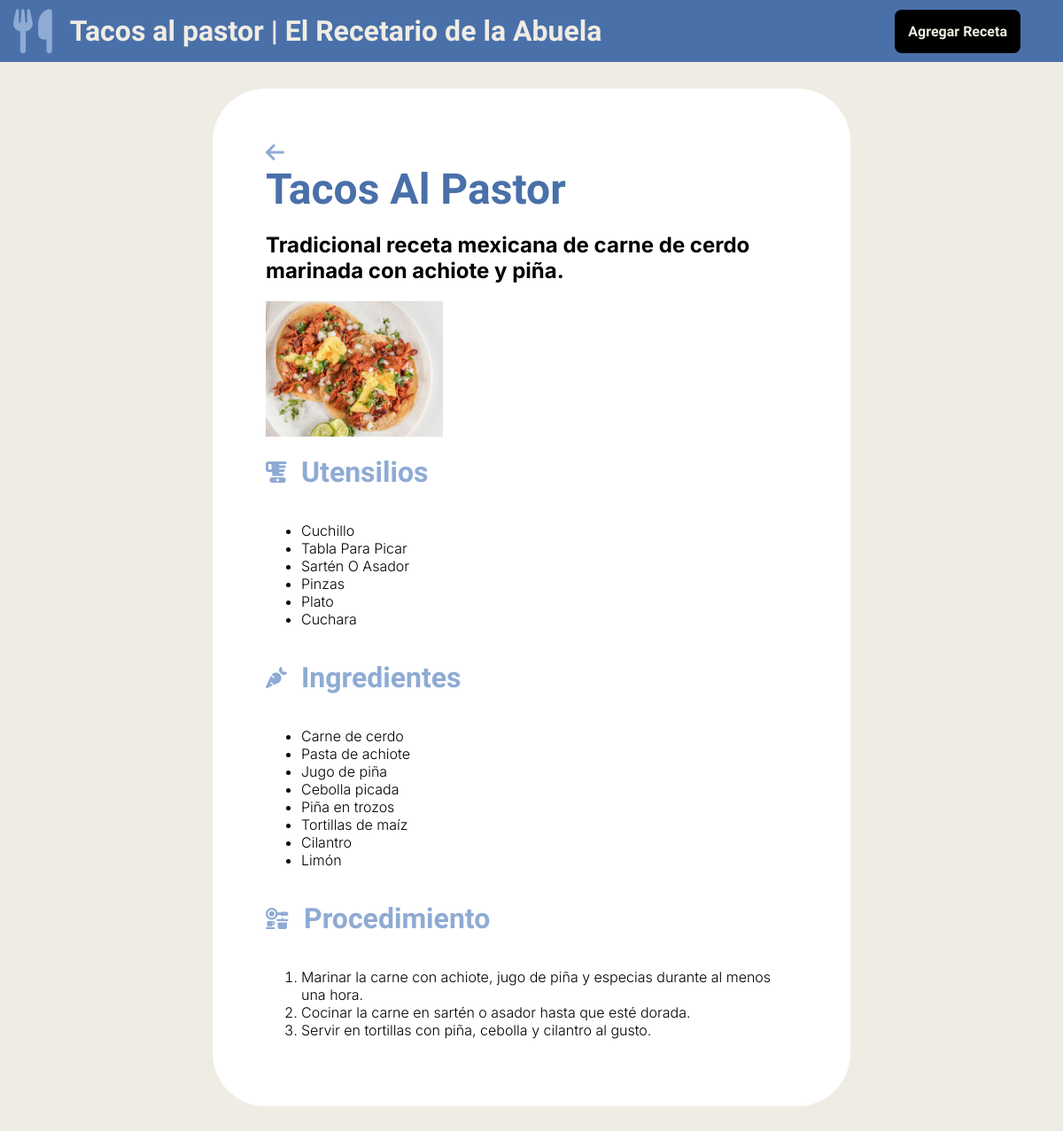
Screenshot of /recetario/recetas/6 with the database file from the repository.
### recetario/models.py (models this page shows, shortened)
class Receta(models.Model):
    nombre_receta = models.CharField(max_length=30)
    descripcion = models.CharField(max_length=150)
    utensilios = models.TextField(max_length=2000)
    ingredientes = models.TextField(max_length=8000)
    procedimiento = models.TextField(max_length=8000)
    image = models.ImageField(upload_to='recetas', null=True)

### recetario/views.py (the view)
# urls.py: path('recetas/<int:pk>', views.SingleRecetaView.as_view(), name="single-receta"),
class SingleRecetaView(DetailView):
    template_name = "recetario/receta.html"
    model = Receta
    def get_context_data(self, **kwargs):
        context = super().get_context_data(**kwargs)
        receta_actual = self.object
        utensilios_input = receta_actual.utensilios
        ingredientes_input = receta_actual.ingredientes
        procedimiento_input = receta_actual.procedimiento
        context["utensilios"] = [item.strip() for item in utensilios_input.split(',') if item.strip()]
        context["ingredientes"] = [item.strip() for item in ingredientes_input.split(',') if item.strip()]
        context["procedimiento"] = [item.strip() for item in procedimiento_input.split('/') if item.strip()]
        return context

### recetario/templates/recetario/receta.html (shortened to what this page needs)
{% extends 'recetario/base.html' %}
{% load static %}
{% block content %}
<div class="recetas_container">
    <a href="{% url 'recetas-list' %}"><i class="fa-solid fa-arrow-left arrow-link"></i></a>
    <h1>{{receta.nombre_receta|title}}</h1>
    <h2>{{receta.descripcion}}</h2>
    {% if receta.image %}
        <img src="{{ receta.image.url }}" width="200" >
    {%else%}
        <img src="{% static 'recetario/placeholder.png' %}" width="200" >
    {%endif%}
    <div class="receta_title">
    <i class="fa-solid fa-blender"></i><h3>Utensilios</h3>
    </div>
        <ul>
        {% for utensilio in utensilios %}
         <li>{{utensilio|title}}</li>
        {% endfor %}
        </ul>
    <div class="receta_title">
    <i class="fa-solid fa-carrot"></i><h3>Ingredientes</h3>
    </div>
    <ul>
    {% for ingrediente in ingredientes %}
            <li>{{ingrediente|capfirst}}</li>
    {% endfor %}
    </ul>
    <div class="receta_title">
    <i class="fa-solid fa-kitchen-set"></i><h3>Procedimiento</h3>
    </div>
        <ol>
        {% for paso in procedimiento %}
                <li>{{paso|capfirst}}.</li>
        {% endfor %}
        </ol>
</div>
{% endblock %}

### recetario/templates/recetario/includes/header.html
{%load static%}
<header>
<nav>
  <div class="navcontainer">
    <div class="navbar-brandname">
      <a class="navbar-brand" href="{% url 'recetas-list' %}">
        <i class="fa-solid fa-utensils navbarlogo"></i>
      </a>
      {% if receta %}
        <p class="navTitle">{{receta.nombre_receta}} | El Recetario de la Abuela</p>
      {% else %}
        <p class="navTitle"> El Recetario de la Abuela</p>
      {% endif %}
    </div>
    <div class="boton-container">
      <a href="{% url 'nueva-receta' %}" class="boton">Agregar Receta</a>
    </div>
  </div>
</nav>
</header>

### static/styles.css (style rules this page uses)
body { margin: 0; background-color: #EFECE3; height: 100%; font-family: "Inter"; font-weight: 300; }
h1 { color: #4A70A9; font-family: "Bricolage Grotesque", sans-serif; font-size: 3rem; font-weight: 800; margin: 0; }
h3 { color: #EFECE3;; font-family: "Bricolage Grotesque", sans-serif; font-size: 2rem; font-weight: 800; }
.navbar-brandname { display:flex; align-items: center; }
.navbarlogo { padding-left: 15px; font-size: 50px; }
.navcontainer { display: flex; background-color: #4A70A9; height: 70px; justify-content: space-between; align-items: center; font-family: "Bricolage Grotesque", sans-serif; color: #EFECE3; font-weight: 600; }
.navTitle { font-size: 200%; padding-left: 20px; }
.boton-container { display: flex; height: 80%; align-items: center; padding-right: 3rem; }
.boton { background-color: #000000; padding: 15px; border-radius: 8px; text-decoration: none; font-weight: 800; font-family: "Bricolage Grotesque", sans-serif; color:#EFECE3; filter: drop-shadow(0px 0px 0px #4A70A9); transition: color 500ms, background-color 500ms, filter 800ms ; }
.fa-solid { color: #8FABD4; transition: color 500ms; }
.arrow-link { font-size: 1.5em; transition: color 500ms; }
.recetas_container { display: flex; flex-direction: column; background-color: white; width: 600px; margin: 30px; padding: 60px; border-radius: 60px; }
.receta_title { display: flex; align-items: center; justify-content: flex-start; height: 3rem; margin: 1rem 0; color: #8FABD4; }
.receta_title h3 { color: #8FABD4; }
.receta_title i { font-size: 1.5rem; padding: 0 1rem 0 0; }

### rows the page displays
Receta: nombre_receta "Tacos al pastor", nombre_receta "Tacos Al Pastor", descripcion "Tradicional receta mexicana de carne de cerdo marinada con achiote y piña.", image (picture)

### other values shown
{{ utensilio|title }} "Cuchillo" "Tabla Para Picar" "Sartén O Asador" "Pinzas" "Plato" "Cuchara"
{{ ingrediente|capfirst }} "Carne de cerdo" "Pasta de achiote" "Jugo de piña" "Cebolla picada" "Piña en trozos" "Tortillas de maíz" "Cilantro" "Limón"
{{ paso|capfirst }} "Marinar la carne con achiote, jugo de piña y especias durante al menos una hora" "Cocinar la carne en sartén o asador hasta que esté dorada" "Servir en tortillas con piña, cebolla y cilantro al gusto"
